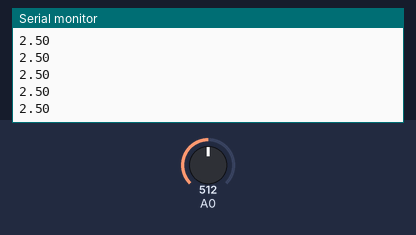
This sketch was run on a simulated Arduino Uno, built with avr-gcc and run on an emulated ATmega328P. Parts: the last lines printed to the serial monitor. The inputs (shaded band) are chosen by the test bench; at power-on: A0 = 512.

Above: at 1.2 s.
1.3 s: A0 set to 716
At 2.2 s:
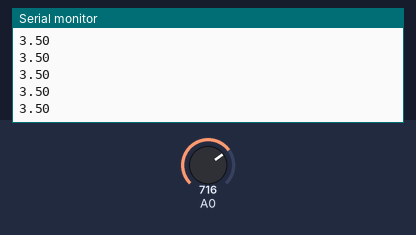
2.8 s: A0 set to 900
At 3.9 s:
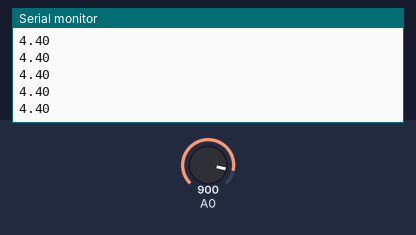
Timing chart, 0 to 5.8 s (numbered marks = the images above; inputs shaded):
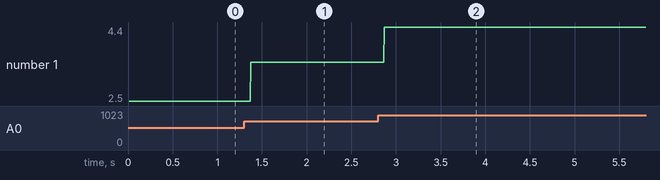

Measured:
- after the input at 1.3 s, the serial monitor: prints a new line after 0.07 s (image 1)
- after the input at 2.8 s, the serial monitor: prints a new line after 0.07 s (image 2)
- plotted number 1: 2.5 → 3.5 after the input at 1.3 s, 3.5 → 4.4 after the input at 2.8 s

The sketch:

A007_serial.ino
```cpp
/*
 * Leer el voltaje y mostrarlo en el monitor serie.
 * 2013. Arduino Gran Canaria.
 */

// Inicializacion de variables
int valor;
float voltaje;

// Inicializacion del sistema
void setup() {
  // Inicializar la comunicacion serie
  Serial.begin(9600);
  Serial.println("Hola mundo");
}

// Bucle
void loop() {
  // Leer el pin analogico 0
  valor = analogRead(0);

  // Calculo del voltaje
  voltaje = valor * 5 / 1023.0;

  // Mostrar el voltaje
  Serial.println(voltaje);
}
```
